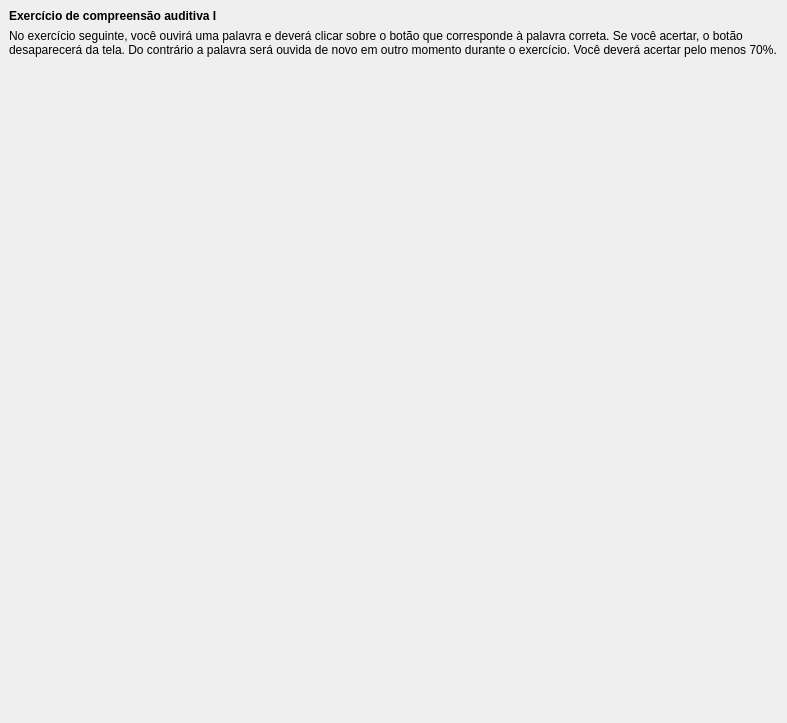
         <widget class="QWidget" name="scrollAreaWidgetContents_16">
          <property name="geometry">
           <rect>
            <x>0</x>
            <y>0</y>
            <width>787</width>
            <height>723</height>
           </rect>
          </property>
          <layout class="QVBoxLayout" name="verticalLayout_5">
           <property name="leftMargin">
            <number>9</number>
           </property>
           <property name="topMargin">
            <number>9</number>
           </property>
           <property name="rightMargin">
            <number>9</number>
           </property>
           <property name="bottomMargin">
            <number>9</number>
           </property>
           <item>
            <widget class="titolo" name="Lec01_Label3">
             <property name="sizePolicy">
              <sizepolicy hsizetype="Preferred" vsizetype="Maximum">
               <horstretch>0</horstretch>
               <verstretch>0</verstretch>
              </sizepolicy>
             </property>
             <property name="font">
              <font>
               <weight>75</weight>
               <bold>true</bold>
              </font>
             </property>
             <property name="text">
              <string notr="true">Exercício de compreensão auditiva I</string>
             </property>
            </widget>
           </item>
           <item>
            <widget class="QLabel" name="Lec01_Label6">
             <property name="sizePolicy">
              <sizepolicy hsizetype="Preferred" vsizetype="Preferred">
               <horstretch>0</horstretch>
               <verstretch>0</verstretch>
              </sizepolicy>
             </property>
             <property name="text">
              <string notr="true">No exercício seguinte, você ouvirá uma palavra e deverá clicar sobre o botão que corresponde à palavra correta. Se você acertar, o botão desaparecerá da tela. Do contrário a palavra será ouvida de novo em outro momento durante o exercício. Você deverá acertar pelo menos 70%.</string>
             </property>
             <property name="wordWrap">
              <bool>true</bool>
             </property>
            </widget>
           </item>
           <item>
            <widget class="ekzerco1" name="frame">
             <property name="frameShape">
              <enum>QFrame::Box</enum>
             </property>
             <property name="frameShadow">
              <enum>QFrame::Raised</enum>
             </property>
            </widget>
           </item>
           <item>
            <spacer name="verticalSpacer">
             <property name="orientation">
              <enum>Qt::Vertical</enum>
             </property>
             <property name="sizeHint" stdset="0">
              <size>
               <width>20</width>
               <height>40</height>
              </size>
             </property>
            </spacer>
           </item>
          </layout>
         </widget>
